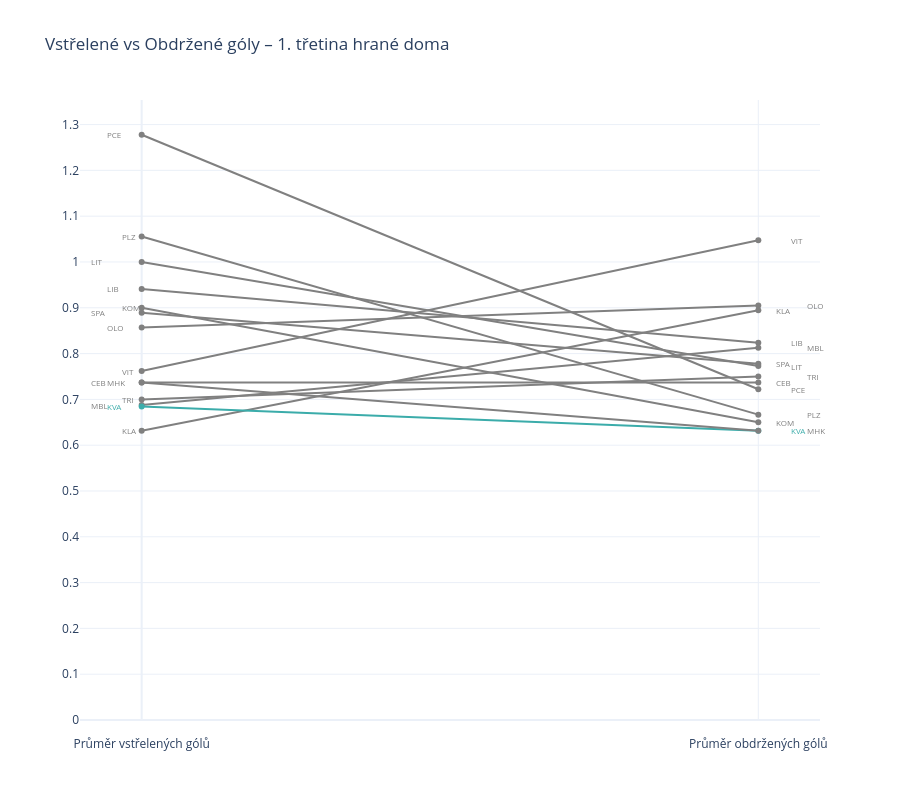
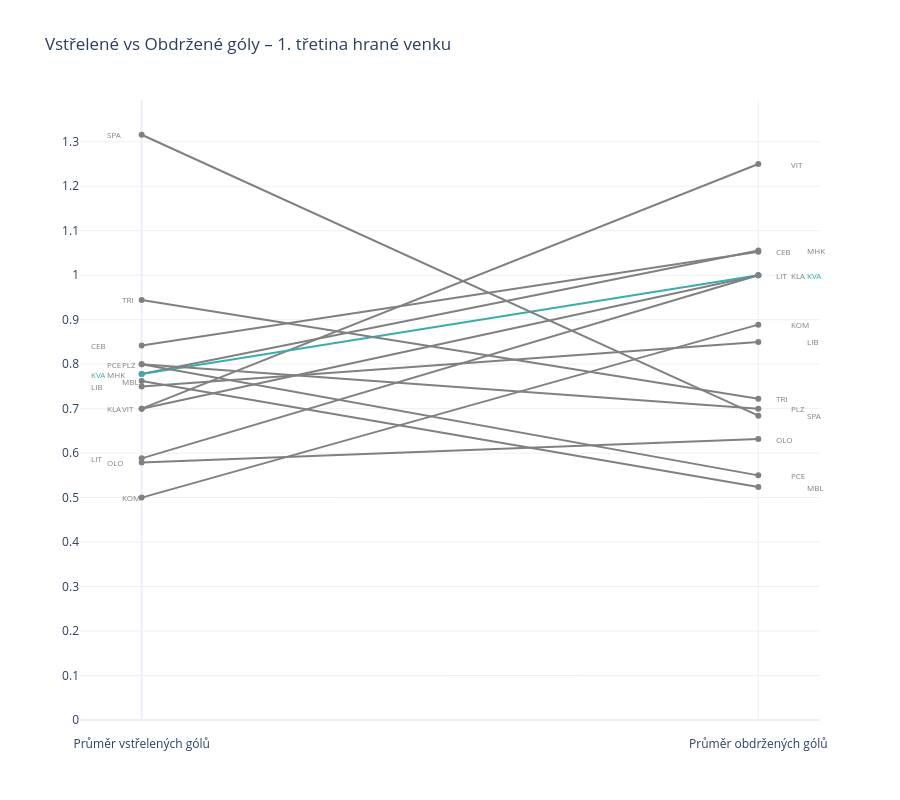
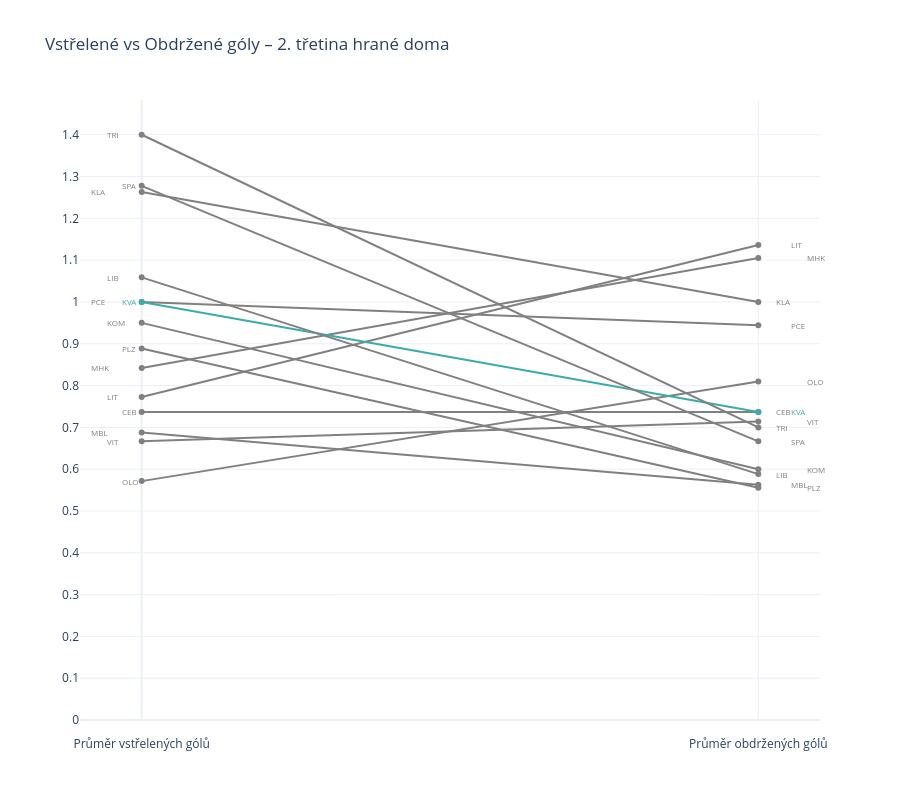
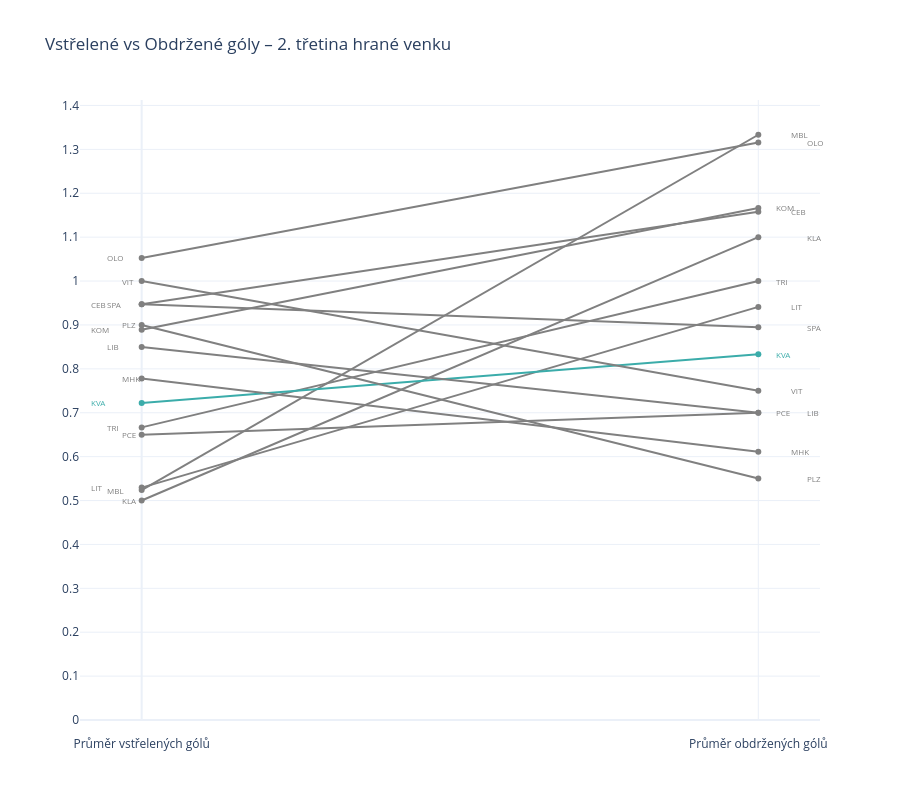

Notebook cell for these charts, in order:
### Code cell
for period, field in product(
        team_period_field["period"].unique(),
        team_period_field["field"].unique()
    ):
    df_period = team_period_field.loc[lambda x: x["period"] == period].loc[lambda x: x["field"] == field]

    offset_r = define_offset(df_period, "gaa", "team")
    offset_l = define_offset(df_period, "gfa", "team")
    period_label = "konečný výsledek" if period == "F" else f"{period}. třetina"
    field_label = "venku" if field == "V" else "doma"
    
    fig = go.Figure()
    
    for team in offset_r.keys():
        team_data = df_period[df_period["team"] == team]
        color = "rgb(59,172,170)" if team == "KVA" else "gray"
        
        fig.add_trace(go.Scatter(
            x=[0, 1], 
            y=[team_data["gfa"].values[0], team_data["gaa"].values[0]],
            mode="lines+markers",
            name=team,
            line=dict(color=color, width=2, )
        ))
        
        fig.add_annotation(
            x=1.05+offset_r[team],  
            y=team_data["gaa"].values[0],
            text=team,
            showarrow=False,
            xanchor="left",
            font=dict(color=color, size=8)
        )

        fig.add_annotation(
            x=-0.06+offset_l[team],  
            y=team_data["gfa"].values[0],
            text=team,
            showarrow=False,
            xanchor="left",
            font=dict(color=color, size=8)
        )
    
    fig.update_layout(
        title=f"Vstřelené vs Obdržené góly – {period_label} hrané {field_label}",
        xaxis=dict(
            tickvals=[0, 1],
            ticktext=["Průměr vstřelených gólů", "Průměr obdržených gólů"],
            range=[-0.1, 1.1],
            ticklabelposition="outside",
            ticklabelstandoff=15 
        ),
        yaxis=dict(rangemode="tozero", dtick=0.1),
        height=800,
        showlegend=False
    )
    
    fig.show()

### Figure 1 — Plotly figure (JSON) as saved in the notebook; plotly's stock layout.template omitted (floating-point values rounded to 4 significant figures)
{"data": [{"line": {"color": "gray", "width": 2}, "mode": "lines+markers", "name": "VIT", "type": "scatter", "x": [0, 1], "y": [0.7619, 1.048]}, {"line": {"color": "gray", "width": 2}, "mode": "lines+markers", "name": "OLO", "type": "scatter", "x": [0, 1], "y": [0.8571, 0.9048]}, {"line": {"color": "gray", "width": 2}, "mode": "lines+markers", "name": "KLA", "type": "scatter", "x": [0, 1], "y": [0.6316, 0.8947]}, {"line": {"color": "gray", "width": 2}, "mode": "lines+markers", "name": "LIB", "type": "scatter", "x": [0, 1], "y": [0.9412, 0.8235]}, {"line": {"color": "gray", "width": 2}, "mode": "lines+markers", "name": "MBL", "type": "scatter", "x": [0, 1], "y": [0.6875, 0.8125]}, {"line": {"color": "gray", "width": 2}, "mode": "lines+markers", "name": "SPA", "type": "scatter", "x": [0, 1], "y": [0.8889, 0.7778]}, {"line": {"color": "gray", "width": 2}, "mode": "lines+markers", "name": "LIT", "type": "scatter", "x": [0, 1], "y": [1, 0.7727]}, {"line": {"color": "gray", "width": 2}, "mode": "lines+markers", "name": "TRI", "type": "scatter", "x": [0, 1], "y": [0.7, 0.75]}, {"line": {"color": "gray", "width": 2}, "mode": "lines+markers", "name": "CEB", "type": "scatter", "x": [0, 1], "y": [0.7368, 0.7368]}, {"line": {"color": "gray", "width": 2}, "mode": "lines+markers", "name": "PCE", "type": "scatter", "x": [0, 1], "y": [1.278, 0.7222]}, {"line": {"color": "gray", "width": 2}, "mode": "lines+markers", "name": "PLZ", "type": "scatter", "x": [0, 1], "y": [1.056, 0.6667]}, {"line": {"color": "gray", "width": 2}, "mode": "lines+markers", "name": "KOM", "type": "scatter", "x": [0, 1], "y": [0.9, 0.65]}, {"line": {"color": "rgb(59,172,170)", "width": 2}, "mode": "lines+markers", "name": "KVA", "type": "scatter", "x": [0, 1], "y": [0.6842, 0.6316]}, {"line": {"color": "gray", "width": 2}, "mode": "lines+markers", "name": "MHK", "type": "scatter", "x": [0, 1], "y": [0.7368, 0.6316]}], "layout": {"annotations": [{"font": {"color": "gray", "size": 8}, "showarrow": false, "text": "VIT", "x": 1.05, "xanchor": "left", "y": 1.048}, {"font": {"color": "gray", "size": 8}, "showarrow": false, "text": "VIT", "x": -0.035, "xanchor": "left", "y": 0.7619}, {"font": {"color": "gray", "size": 8}, "showarrow": false, "text": "OLO", "x": 1.075, "xanchor": "left", "y": 0.9048}, {"font": {"color": "gray", "size": 8}, "showarrow": false, "text": "OLO", "x": -0.06, "xanchor": "left", "y": 0.8571}, {"font": {"color": "gray", "size": 8}, "showarrow": false, "text": "KLA", "x": 1.025, "xanchor": "left", "y": 0.8947}, {"font": {"color": "gray", "size": 8}, "showarrow": false, "text": "KLA", "x": -0.035, "xanchor": "left", "y": 0.6316}, {"font": {"color": "gray", "size": 8}, "showarrow": false, "text": "LIB", "x": 1.05, "xanchor": "left", "y": 0.8235}, {"font": {"color": "gray", "size": 8}, "showarrow": false, "text": "LIB", "x": -0.06, "xanchor": "left", "y": 0.9412}, {"font": {"color": "gray", "size": 8}, "showarrow": false, "text": "MBL", "x": 1.075, "xanchor": "left", "y": 0.8125}, {"font": {"color": "gray", "size": 8}, "showarrow": false, "text": "MBL", "x": -0.085, "xanchor": "left", "y": 0.6875}, {"font": {"color": "gray", "size": 8}, "showarrow": false, "text": "SPA", "x": 1.025, "xanchor": "left", "y": 0.7778}, {"font": {"color": "gray", "size": 8}, "showarrow": false, "text": "SPA", "x": -0.085, "xanchor": "left", "y": 0.8889}, {"font": {"color": "gray", "size": 8}, "showarrow": false, "text": "LIT", "x": 1.05, "xanchor": "left", "y": 0.7727}, {"font": {"color": "gray", "size": 8}, "showarrow": false, "text": "LIT", "x": -0.085, "xanchor": "left", "y": 1}, {"font": {"color": "gray", "size": 8}, "showarrow": false, "text": "TRI", "x": 1.075, "xanchor": "left", "y": 0.75}, {"font": {"color": "gray", "size": 8}, "showarrow": false, "text": "TRI", "x": -0.035, "xanchor": "left", "y": 0.7}, {"font": {"color": "gray", "size": 8}, "showarrow": false, "text": "CEB", "x": 1.025, "xanchor": "left", "y": 0.7368}, {"font": {"color": "gray", "size": 8}, "showarrow": false, "text": "CEB", "x": -0.085, "xanchor": "left", "y": 0.7368}, {"font": {"color": "gray", "size": 8}, "showarrow": false, "text": "PCE", "x": 1.05, "xanchor": "left", "y": 0.7222}, {"font": {"color": "gray", "size": 8}, "showarrow": false, "text": "PCE", "x": -0.06, "xanchor": "left", "y": 1.278}, {"font": {"color": "gray", "size": 8}, "showarrow": false, "text": "PLZ", "x": 1.075, "xanchor": "left", "y": 0.6667}, {"font": {"color": "gray", "size": 8}, "showarrow": false, "text": "PLZ", "x": -0.035, "xanchor": "left", "y": 1.056}, {"font": {"color": "gray", "size": 8}, "showarrow": false, "text": "KOM", "x": 1.025, "xanchor": "left", "y": 0.65}, {"font": {"color": "gray", "size": 8}, "showarrow": false, "text": "KOM", "x": -0.035, "xanchor": "left", "y": 0.9}, {"font": {"color": "rgb(59,172,170)", "size": 8}, "showarrow": false, "text": "KVA", "x": 1.05, "xanchor": "left", "y": 0.6316}, {"font": {"color": "rgb(59,172,170)", "size": 8}, "showarrow": false, "text": "KVA", "x": -0.06, "xanchor": "left", "y": 0.6842}, {"font": {"color": "gray", "size": 8}, "showarrow": false, "text": "MHK", "x": 1.075, "xanchor": "left", "y": 0.6316}, {"font": {"color": "gray", "size": 8}, "showarrow": false, "text": "MHK", "x": -0.06, "xanchor": "left", "y": 0.7368}], "height": 800, "showlegend": false, "title": {"text": "Vstřelené vs Obdržené góly – 1. třetina hrané doma"}, "xaxis": {"range": [-0.1, 1.1], "ticklabelposition": "outside", "ticklabelstandoff": 15, "ticktext": ["Průměr vstřelených gólů", "Průměr obdržených gólů"], "tickvals": [0, 1]}, "yaxis": {"dtick": 0.1, "rangemode": "tozero"}}}

### Figure 2 — Plotly figure (JSON) as saved in the notebook; plotly's stock layout.template omitted (floating-point values rounded to 4 significant figures)
{"data": [{"line": {"color": "gray", "width": 2}, "mode": "lines+markers", "name": "VIT", "type": "scatter", "x": [0, 1], "y": [0.7, 1.25]}, {"line": {"color": "gray", "width": 2}, "mode": "lines+markers", "name": "MHK", "type": "scatter", "x": [0, 1], "y": [0.7778, 1.056]}, {"line": {"color": "gray", "width": 2}, "mode": "lines+markers", "name": "CEB", "type": "scatter", "x": [0, 1], "y": [0.8421, 1.053]}, {"line": {"color": "gray", "width": 2}, "mode": "lines+markers", "name": "KLA", "type": "scatter", "x": [0, 1], "y": [0.7, 1]}, {"line": {"color": "rgb(59,172,170)", "width": 2}, "mode": "lines+markers", "name": "KVA", "type": "scatter", "x": [0, 1], "y": [0.7778, 1]}, {"line": {"color": "gray", "width": 2}, "mode": "lines+markers", "name": "LIT", "type": "scatter", "x": [0, 1], "y": [0.5882, 1]}, {"line": {"color": "gray", "width": 2}, "mode": "lines+markers", "name": "KOM", "type": "scatter", "x": [0, 1], "y": [0.5, 0.8889]}, {"line": {"color": "gray", "width": 2}, "mode": "lines+markers", "name": "LIB", "type": "scatter", "x": [0, 1], "y": [0.75, 0.85]}, {"line": {"color": "gray", "width": 2}, "mode": "lines+markers", "name": "TRI", "type": "scatter", "x": [0, 1], "y": [0.9444, 0.7222]}, {"line": {"color": "gray", "width": 2}, "mode": "lines+markers", "name": "PLZ", "type": "scatter", "x": [0, 1], "y": [0.8, 0.7]}, {"line": {"color": "gray", "width": 2}, "mode": "lines+markers", "name": "SPA", "type": "scatter", "x": [0, 1], "y": [1.316, 0.6842]}, {"line": {"color": "gray", "width": 2}, "mode": "lines+markers", "name": "OLO", "type": "scatter", "x": [0, 1], "y": [0.5789, 0.6316]}, {"line": {"color": "gray", "width": 2}, "mode": "lines+markers", "name": "PCE", "type": "scatter", "x": [0, 1], "y": [0.8, 0.55]}, {"line": {"color": "gray", "width": 2}, "mode": "lines+markers", "name": "MBL", "type": "scatter", "x": [0, 1], "y": [0.7619, 0.5238]}], "layout": {"annotations": [{"font": {"color": "gray", "size": 8}, "showarrow": false, "text": "VIT", "x": 1.05, "xanchor": "left", "y": 1.25}, {"font": {"color": "gray", "size": 8}, "showarrow": false, "text": "VIT", "x": -0.035, "xanchor": "left", "y": 0.7}, {"font": {"color": "gray", "size": 8}, "showarrow": false, "text": "MHK", "x": 1.075, "xanchor": "left", "y": 1.056}, {"font": {"color": "gray", "size": 8}, "showarrow": false, "text": "MHK", "x": -0.06, "xanchor": "left", "y": 0.7778}, {"font": {"color": "gray", "size": 8}, "showarrow": false, "text": "CEB", "x": 1.025, "xanchor": "left", "y": 1.053}, {"font": {"color": "gray", "size": 8}, "showarrow": false, "text": "CEB", "x": -0.085, "xanchor": "left", "y": 0.8421}, {"font": {"color": "gray", "size": 8}, "showarrow": false, "text": "KLA", "x": 1.05, "xanchor": "left", "y": 1}, {"font": {"color": "gray", "size": 8}, "showarrow": false, "text": "KLA", "x": -0.06, "xanchor": "left", "y": 0.7}, {"font": {"color": "rgb(59,172,170)", "size": 8}, "showarrow": false, "text": "KVA", "x": 1.075, "xanchor": "left", "y": 1}, {"font": {"color": "rgb(59,172,170)", "size": 8}, "showarrow": false, "text": "KVA", "x": -0.085, "xanchor": "left", "y": 0.7778}, {"font": {"color": "gray", "size": 8}, "showarrow": false, "text": "LIT", "x": 1.025, "xanchor": "left", "y": 1}, {"font": {"color": "gray", "size": 8}, "showarrow": false, "text": "LIT", "x": -0.085, "xanchor": "left", "y": 0.5882}, {"font": {"color": "gray", "size": 8}, "showarrow": false, "text": "KOM", "x": 1.05, "xanchor": "left", "y": 0.8889}, {"font": {"color": "gray", "size": 8}, "showarrow": false, "text": "KOM", "x": -0.035, "xanchor": "left", "y": 0.5}, {"font": {"color": "gray", "size": 8}, "showarrow": false, "text": "LIB", "x": 1.075, "xanchor": "left", "y": 0.85}, {"font": {"color": "gray", "size": 8}, "showarrow": false, "text": "LIB", "x": -0.085, "xanchor": "left", "y": 0.75}, {"font": {"color": "gray", "size": 8}, "showarrow": false, "text": "TRI", "x": 1.025, "xanchor": "left", "y": 0.7222}, {"font": {"color": "gray", "size": 8}, "showarrow": false, "text": "TRI", "x": -0.035, "xanchor": "left", "y": 0.9444}, {"font": {"color": "gray", "size": 8}, "showarrow": false, "text": "PLZ", "x": 1.05, "xanchor": "left", "y": 0.7}, {"font": {"color": "gray", "size": 8}, "showarrow": false, "text": "PLZ", "x": -0.035, "xanchor": "left", "y": 0.8}, {"font": {"color": "gray", "size": 8}, "showarrow": false, "text": "SPA", "x": 1.075, "xanchor": "left", "y": 0.6842}, {"font": {"color": "gray", "size": 8}, "showarrow": false, "text": "SPA", "x": -0.06, "xanchor": "left", "y": 1.316}, {"font": {"color": "gray", "size": 8}, "showarrow": false, "text": "OLO", "x": 1.025, "xanchor": "left", "y": 0.6316}, {"font": {"color": "gray", "size": 8}, "showarrow": false, "text": "OLO", "x": -0.06, "xanchor": "left", "y": 0.5789}, {"font": {"color": "gray", "size": 8}, "showarrow": false, "text": "PCE", "x": 1.05, "xanchor": "left", "y": 0.55}, {"font": {"color": "gray", "size": 8}, "showarrow": false, "text": "PCE", "x": -0.06, "xanchor": "left", "y": 0.8}, {"font": {"color": "gray", "size": 8}, "showarrow": false, "text": "MBL", "x": 1.075, "xanchor": "left", "y": 0.5238}, {"font": {"color": "gray", "size": 8}, "showarrow": false, "text": "MBL", "x": -0.035, "xanchor": "left", "y": 0.7619}], "height": 800, "showlegend": false, "title": {"text": "Vstřelené vs Obdržené góly – 1. třetina hrané venku"}, "xaxis": {"range": [-0.1, 1.1], "ticklabelposition": "outside", "ticklabelstandoff": 15, "ticktext": ["Průměr vstřelených gólů", "Průměr obdržených gólů"], "tickvals": [0, 1]}, "yaxis": {"dtick": 0.1, "rangemode": "tozero"}}}

### Figure 3 — Plotly figure (JSON) as saved in the notebook; plotly's stock layout.template omitted (floating-point values rounded to 4 significant figures)
{"data": [{"line": {"color": "gray", "width": 2}, "mode": "lines+markers", "name": "LIT", "type": "scatter", "x": [0, 1], "y": [0.7727, 1.136]}, {"line": {"color": "gray", "width": 2}, "mode": "lines+markers", "name": "MHK", "type": "scatter", "x": [0, 1], "y": [0.8421, 1.105]}, {"line": {"color": "gray", "width": 2}, "mode": "lines+markers", "name": "KLA", "type": "scatter", "x": [0, 1], "y": [1.263, 1]}, {"line": {"color": "gray", "width": 2}, "mode": "lines+markers", "name": "PCE", "type": "scatter", "x": [0, 1], "y": [1, 0.9444]}, {"line": {"color": "gray", "width": 2}, "mode": "lines+markers", "name": "OLO", "type": "scatter", "x": [0, 1], "y": [0.5714, 0.8095]}, {"line": {"color": "gray", "width": 2}, "mode": "lines+markers", "name": "CEB", "type": "scatter", "x": [0, 1], "y": [0.7368, 0.7368]}, {"line": {"color": "rgb(59,172,170)", "width": 2}, "mode": "lines+markers", "name": "KVA", "type": "scatter", "x": [0, 1], "y": [1, 0.7368]}, {"line": {"color": "gray", "width": 2}, "mode": "lines+markers", "name": "VIT", "type": "scatter", "x": [0, 1], "y": [0.6667, 0.7143]}, {"line": {"color": "gray", "width": 2}, "mode": "lines+markers", "name": "TRI", "type": "scatter", "x": [0, 1], "y": [1.4, 0.7]}, {"line": {"color": "gray", "width": 2}, "mode": "lines+markers", "name": "SPA", "type": "scatter", "x": [0, 1], "y": [1.278, 0.6667]}, {"line": {"color": "gray", "width": 2}, "mode": "lines+markers", "name": "KOM", "type": "scatter", "x": [0, 1], "y": [0.95, 0.6]}, {"line": {"color": "gray", "width": 2}, "mode": "lines+markers", "name": "LIB", "type": "scatter", "x": [0, 1], "y": [1.059, 0.5882]}, {"line": {"color": "gray", "width": 2}, "mode": "lines+markers", "name": "MBL", "type": "scatter", "x": [0, 1], "y": [0.6875, 0.5625]}, {"line": {"color": "gray", "width": 2}, "mode": "lines+markers", "name": "PLZ", "type": "scatter", "x": [0, 1], "y": [0.8889, 0.5556]}], "layout": {"annotations": [{"font": {"color": "gray", "size": 8}, "showarrow": false, "text": "LIT", "x": 1.05, "xanchor": "left", "y": 1.136}, {"font": {"color": "gray", "size": 8}, "showarrow": false, "text": "LIT", "x": -0.06, "xanchor": "left", "y": 0.7727}, {"font": {"color": "gray", "size": 8}, "showarrow": false, "text": "MHK", "x": 1.075, "xanchor": "left", "y": 1.105}, {"font": {"color": "gray", "size": 8}, "showarrow": false, "text": "MHK", "x": -0.085, "xanchor": "left", "y": 0.8421}, {"font": {"color": "gray", "size": 8}, "showarrow": false, "text": "KLA", "x": 1.025, "xanchor": "left", "y": 1}, {"font": {"color": "gray", "size": 8}, "showarrow": false, "text": "KLA", "x": -0.085, "xanchor": "left", "y": 1.263}, {"font": {"color": "gray", "size": 8}, "showarrow": false, "text": "PCE", "x": 1.05, "xanchor": "left", "y": 0.9444}, {"font": {"color": "gray", "size": 8}, "showarrow": false, "text": "PCE", "x": -0.085, "xanchor": "left", "y": 1}, {"font": {"color": "gray", "size": 8}, "showarrow": false, "text": "OLO", "x": 1.075, "xanchor": "left", "y": 0.8095}, {"font": {"color": "gray", "size": 8}, "showarrow": false, "text": "OLO", "x": -0.035, "xanchor": "left", "y": 0.5714}, {"font": {"color": "gray", "size": 8}, "showarrow": false, "text": "CEB", "x": 1.025, "xanchor": "left", "y": 0.7368}, {"font": {"color": "gray", "size": 8}, "showarrow": false, "text": "CEB", "x": -0.035, "xanchor": "left", "y": 0.7368}, {"font": {"color": "rgb(59,172,170)", "size": 8}, "showarrow": false, "text": "KVA", "x": 1.05, "xanchor": "left", "y": 0.7368}, {"font": {"color": "rgb(59,172,170)", "size": 8}, "showarrow": false, "text": "KVA", "x": -0.035, "xanchor": "left", "y": 1}, {"font": {"color": "gray", "size": 8}, "showarrow": false, "text": "VIT", "x": 1.075, "xanchor": "left", "y": 0.7143}, {"font": {"color": "gray", "size": 8}, "showarrow": false, "text": "VIT", "x": -0.06, "xanchor": "left", "y": 0.6667}, {"font": {"color": "gray", "size": 8}, "showarrow": false, "text": "TRI", "x": 1.025, "xanchor": "left", "y": 0.7}, {"font": {"color": "gray", "size": 8}, "showarrow": false, "text": "TRI", "x": -0.06, "xanchor": "left", "y": 1.4}, {"font": {"color": "gray", "size": 8}, "showarrow": false, "text": "SPA", "x": 1.05, "xanchor": "left", "y": 0.6667}, {"font": {"color": "gray", "size": 8}, "showarrow": false, "text": "SPA", "x": -0.035, "xanchor": "left", "y": 1.278}, {"font": {"color": "gray", "size": 8}, "showarrow": false, "text": "KOM", "x": 1.075, "xanchor": "left", "y": 0.6}, {"font": {"color": "gray", "size": 8}, "showarrow": false, "text": "KOM", "x": -0.06, "xanchor": "left", "y": 0.95}, {"font": {"color": "gray", "size": 8}, "showarrow": false, "text": "LIB", "x": 1.025, "xanchor": "left", "y": 0.5882}, {"font": {"color": "gray", "size": 8}, "showarrow": false, "text": "LIB", "x": -0.06, "xanchor": "left", "y": 1.059}, {"font": {"color": "gray", "size": 8}, "showarrow": false, "text": "MBL", "x": 1.05, "xanchor": "left", "y": 0.5625}, {"font": {"color": "gray", "size": 8}, "showarrow": false, "text": "MBL", "x": -0.085, "xanchor": "left", "y": 0.6875}, {"font": {"color": "gray", "size": 8}, "showarrow": false, "text": "PLZ", "x": 1.075, "xanchor": "left", "y": 0.5556}, {"font": {"color": "gray", "size": 8}, "showarrow": false, "text": "PLZ", "x": -0.035, "xanchor": "left", "y": 0.8889}], "height": 800, "showlegend": false, "title": {"text": "Vstřelené vs Obdržené góly – 2. třetina hrané doma"}, "xaxis": {"range": [-0.1, 1.1], "ticklabelposition": "outside", "ticklabelstandoff": 15, "ticktext": ["Průměr vstřelených gólů", "Průměr obdržených gólů"], "tickvals": [0, 1]}, "yaxis": {"dtick": 0.1, "rangemode": "tozero"}}}

### Figure 4 — Plotly figure (JSON) as saved in the notebook; plotly's stock layout.template omitted (floating-point values rounded to 4 significant figures)
{"data": [{"line": {"color": "gray", "width": 2}, "mode": "lines+markers", "name": "MBL", "type": "scatter", "x": [0, 1], "y": [0.5238, 1.333]}, {"line": {"color": "gray", "width": 2}, "mode": "lines+markers", "name": "OLO", "type": "scatter", "x": [0, 1], "y": [1.053, 1.316]}, {"line": {"color": "gray", "width": 2}, "mode": "lines+markers", "name": "KOM", "type": "scatter", "x": [0, 1], "y": [0.8889, 1.167]}, {"line": {"color": "gray", "width": 2}, "mode": "lines+markers", "name": "CEB", "type": "scatter", "x": [0, 1], "y": [0.9474, 1.158]}, {"line": {"color": "gray", "width": 2}, "mode": "lines+markers", "name": "KLA", "type": "scatter", "x": [0, 1], "y": [0.5, 1.1]}, {"line": {"color": "gray", "width": 2}, "mode": "lines+markers", "name": "TRI", "type": "scatter", "x": [0, 1], "y": [0.6667, 1]}, {"line": {"color": "gray", "width": 2}, "mode": "lines+markers", "name": "LIT", "type": "scatter", "x": [0, 1], "y": [0.5294, 0.9412]}, {"line": {"color": "gray", "width": 2}, "mode": "lines+markers", "name": "SPA", "type": "scatter", "x": [0, 1], "y": [0.9474, 0.8947]}, {"line": {"color": "rgb(59,172,170)", "width": 2}, "mode": "lines+markers", "name": "KVA", "type": "scatter", "x": [0, 1], "y": [0.7222, 0.8333]}, {"line": {"color": "gray", "width": 2}, "mode": "lines+markers", "name": "VIT", "type": "scatter", "x": [0, 1], "y": [1, 0.75]}, {"line": {"color": "gray", "width": 2}, "mode": "lines+markers", "name": "LIB", "type": "scatter", "x": [0, 1], "y": [0.85, 0.7]}, {"line": {"color": "gray", "width": 2}, "mode": "lines+markers", "name": "PCE", "type": "scatter", "x": [0, 1], "y": [0.65, 0.7]}, {"line": {"color": "gray", "width": 2}, "mode": "lines+markers", "name": "MHK", "type": "scatter", "x": [0, 1], "y": [0.7778, 0.6111]}, {"line": {"color": "gray", "width": 2}, "mode": "lines+markers", "name": "PLZ", "type": "scatter", "x": [0, 1], "y": [0.9, 0.55]}], "layout": {"annotations": [{"font": {"color": "gray", "size": 8}, "showarrow": false, "text": "MBL", "x": 1.05, "xanchor": "left", "y": 1.333}, {"font": {"color": "gray", "size": 8}, "showarrow": false, "text": "MBL", "x": -0.06, "xanchor": "left", "y": 0.5238}, {"font": {"color": "gray", "size": 8}, "showarrow": false, "text": "OLO", "x": 1.075, "xanchor": "left", "y": 1.316}, {"font": {"color": "gray", "size": 8}, "showarrow": false, "text": "OLO", "x": -0.06, "xanchor": "left", "y": 1.053}, {"font": {"color": "gray", "size": 8}, "showarrow": false, "text": "KOM", "x": 1.025, "xanchor": "left", "y": 1.167}, {"font": {"color": "gray", "size": 8}, "showarrow": false, "text": "KOM", "x": -0.085, "xanchor": "left", "y": 0.8889}, {"font": {"color": "gray", "size": 8}, "showarrow": false, "text": "CEB", "x": 1.05, "xanchor": "left", "y": 1.158}, {"font": {"color": "gray", "size": 8}, "showarrow": false, "text": "CEB", "x": -0.085, "xanchor": "left", "y": 0.9474}, {"font": {"color": "gray", "size": 8}, "showarrow": false, "text": "KLA", "x": 1.075, "xanchor": "left", "y": 1.1}, {"font": {"color": "gray", "size": 8}, "showarrow": false, "text": "KLA", "x": -0.035, "xanchor": "left", "y": 0.5}, {"font": {"color": "gray", "size": 8}, "showarrow": false, "text": "TRI", "x": 1.025, "xanchor": "left", "y": 1}, {"font": {"color": "gray", "size": 8}, "showarrow": false, "text": "TRI", "x": -0.06, "xanchor": "left", "y": 0.6667}, {"font": {"color": "gray", "size": 8}, "showarrow": false, "text": "LIT", "x": 1.05, "xanchor": "left", "y": 0.9412}, {"font": {"color": "gray", "size": 8}, "showarrow": false, "text": "LIT", "x": -0.085, "xanchor": "left", "y": 0.5294}, {"font": {"color": "gray", "size": 8}, "showarrow": false, "text": "SPA", "x": 1.075, "xanchor": "left", "y": 0.8947}, {"font": {"color": "gray", "size": 8}, "showarrow": false, "text": "SPA", "x": -0.06, "xanchor": "left", "y": 0.9474}, {"font": {"color": "rgb(59,172,170)", "size": 8}, "showarrow": false, "text": "KVA", "x": 1.025, "xanchor": "left", "y": 0.8333}, {"font": {"color": "rgb(59,172,170)", "size": 8}, "showarrow": false, "text": "KVA", "x": -0.085, "xanchor": "left", "y": 0.7222}, {"font": {"color": "gray", "size": 8}, "showarrow": false, "text": "VIT", "x": 1.05, "xanchor": "left", "y": 0.75}, {"font": {"color": "gray", "size": 8}, "showarrow": false, "text": "VIT", "x": -0.035, "xanchor": "left", "y": 1}, {"font": {"color": "gray", "size": 8}, "showarrow": false, "text": "LIB", "x": 1.075, "xanchor": "left", "y": 0.7}, {"font": {"color": "gray", "size": 8}, "showarrow": false, "text": "LIB", "x": -0.06, "xanchor": "left", "y": 0.85}, {"font": {"color": "gray", "size": 8}, "showarrow": false, "text": "PCE", "x": 1.025, "xanchor": "left", "y": 0.7}, {"font": {"color": "gray", "size": 8}, "showarrow": false, "text": "PCE", "x": -0.035, "xanchor": "left", "y": 0.65}, {"font": {"color": "gray", "size": 8}, "showarrow": false, "text": "MHK", "x": 1.05, "xanchor": "left", "y": 0.6111}, {"font": {"color": "gray", "size": 8}, "showarrow": false, "text": "MHK", "x": -0.035, "xanchor": "left", "y": 0.7778}, {"font": {"color": "gray", "size": 8}, "showarrow": false, "text": "PLZ", "x": 1.075, "xanchor": "left", "y": 0.55}, {"font": {"color": "gray", "size": 8}, "showarrow": false, "text": "PLZ", "x": -0.035, "xanchor": "left", "y": 0.9}], "height": 800, "showlegend": false, "title": {"text": "Vstřelené vs Obdržené góly – 2. třetina hrané venku"}, "xaxis": {"range": [-0.1, 1.1], "ticklabelposition": "outside", "ticklabelstandoff": 15, "ticktext": ["Průměr vstřelených gólů", "Průměr obdržených gólů"], "tickvals": [0, 1]}, "yaxis": {"dtick": 0.1, "rangemode": "tozero"}}}
